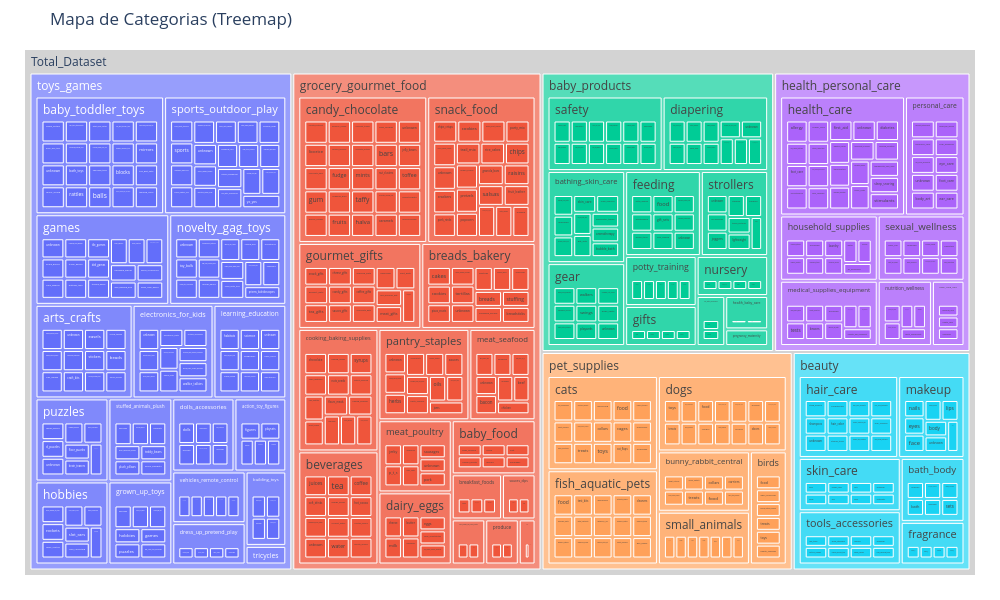

Source (notebook cell):
### Code cell
def plot_treemap(df_viz):
    fig = px.treemap(
        df_viz,
        ids='ids',
        names='labels',
        parents='parents',
        title="Mapa de Categorias (Treemap)",
        width=1000,
        height=600
    )
    # Adiciona cores baseadas no primeiro nível (pais)
    fig.update_traces(root_color="lightgrey")
    fig.update_layout(margin=dict(t=50, l=25, r=25, b=25))
    
    fig.show()

plot_treemap(df_viz)

### Figure 1 — Plotly figure (JSON) as saved in the notebook; plotly's stock layout.template omitted (floating-point values rounded to 4 significant figures; data arrays with more than 128 entries replaced by an {"elided": "..."} marker saying what was removed)
{"data": [{"domain": {"x": [0, 1], "y": [0, 1]}, "hovertemplate": "labels=%{label}<br>parent=%{parent}<br>id=%{id}<extra></extra>", "ids": {"elided": "626 str values"}, "labels": {"elided": "626 str values"}, "name": "", "parents": {"elided": "626 str values"}, "root": {"color": "lightgrey"}, "type": "treemap"}], "layout": {"height": 600, "legend": {"tracegroupgap": 0}, "margin": {"b": 25, "l": 25, "r": 25, "t": 50}, "title": {"text": "Mapa de Categorias (Treemap)"}, "width": 1000}}
